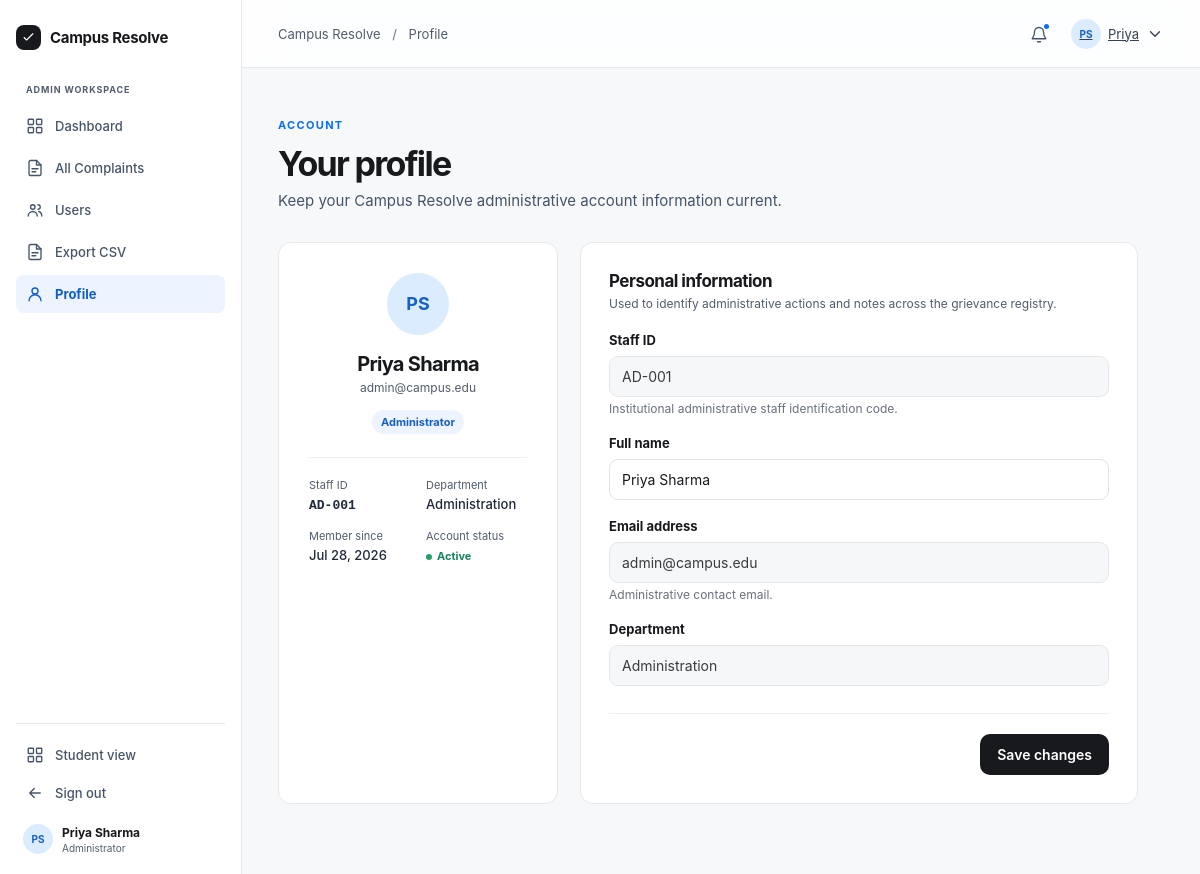
The page /temp_profiles/admin/profile.php (signed in) on the database its author committed.
### tables this page shows
CREATE TABLE `users` (
  `id` INT AUTO_INCREMENT PRIMARY KEY,
  `user_code` VARCHAR(20) NOT NULL UNIQUE,
  `name` VARCHAR(100) NOT NULL,
  `email` VARCHAR(120) NOT NULL UNIQUE,
  `password` VARCHAR(255) NOT NULL,
  `role` ENUM('student', 'admin') NOT NULL DEFAULT 'student',
  `department` VARCHAR(100) DEFAULT NULL,
  `status` ENUM('active', 'inactive') NOT NULL DEFAULT 'active',
  `created_at` DATETIME NOT NULL DEFAULT CURRENT_TIMESTAMP
);

### includes/auth_check_admin.php (called while the page is built, shortened)
<?php
require_once __DIR__ . '/auth.php';
$base = $base ?? '../';

### includes/auth.php (called while the page is built, shortened)
<?php
function current_user(): ?array {
    return $_SESSION['user'] ?? null;
}
function is_logged_in(): bool {
    return isset($_SESSION['user']) && !empty($_SESSION['user']['id']);
}
function is_admin(): bool {
    return is_logged_in() && ($_SESSION['user']['role'] ?? '') === 'admin';
}
function user_initials(?string $name): string {
    $parts = preg_split('/\s+/', trim($name));
    $initials = '';
    foreach ($parts as $p) {
        if ($p !== '') {
            $initials .= mb_strtoupper(mb_substr($p, 0, 1));
        }
        if (mb_strlen($initials) >= 2) break;
    }
    return $initials ?: 'CR';
}

### includes/helpers.php (called while the page is built, shortened)
<?php
function e(?string $str): string {
    return htmlspecialchars((string)$str, ENT_QUOTES, 'UTF-8');
}
function format_date(?string $datetime, bool $includeYear = false): string {
    $timestamp = strtotime($datetime);
    return date($includeYear ? 'M j, Y' : 'M j', $timestamp);
}

### temp_profiles/admin/profile.php (the view, shortened to what this page needs)
<?php
$base = '../';
require_once __DIR__ . '/../config/db_connect.php';
require_once __DIR__ . '/../includes/auth.php';
require_once __DIR__ . '/../includes/helpers.php';
require_once __DIR__ . '/../includes/auth_check_admin.php';
$currentUser = current_user();
$userId = (int)($currentUser['id'] ?? 0);
$stmt = $pdo->prepare("SELECT * FROM `users` WHERE `id` = ? AND `role` = 'admin' LIMIT 1");
$stmt->execute([$userId]);
$active_nav = 'admin-profile';
$crumb_title = 'Profile';
?>
<!doctype html>
<html lang="en">
  <head>
    <link rel="stylesheet" href="<?= $base ?>assets/css/styles.css" />
  </head>
  <body>
    <div class="app-shell">
      <?php require __DIR__ . '/../includes/admin-sidebar.php'; ?>
      <div class="app-body">
        <?php require __DIR__ . '/../includes/header.php'; ?>
        <main id="main-content" class="app-main">
          <section class="page-head">
            <p class="eyebrow">Account</p>
            <h1>Your profile</h1>
            <p>Keep your Campus Resolve administrative account information current.</p>
          </section>
          <section class="profile-layout">
            <div class="panel profile-card">
              <span class="avatar profile-avatar"><?= e($initials) ?></span>
              <h2><?= e($user['name']) ?></h2>
              <p><?= e($user['email']) ?></p>
              <span class="role-chip">Administrator</span>
              <hr />
              <dl>
                <div>
                  <dt>Staff ID</dt>
                  <dd><code><?= e($user['user_code']) ?></code></dd>
                </div>
                <div>
                  <dt>Department</dt>
                  <dd><?= e($user['department'] ?: 'Administration') ?></dd>
                </div>
                <div>
                  <dt>Member since</dt>
                  <dd><?= format_date($user['created_at'], true) ?></dd>
                </div>
                <div>
                  <dt>Account status</dt>
                  <dd><span class="account-active"><?= ucfirst(e($user['status'])) ?></span></dd>
                </div>
              </dl>
            </div>
            <form class="panel profile-form" method="POST" action="profile.php" data-validate novalidate>
              <div class="panel-head">
                <div>
                  <h2>Personal information</h2>
                  <p>Used to identify administrative actions and notes across the grievance registry.</p>
                </div>
              </div>
              <label class="field">
                <span>Staff ID</span>
                <input
                  type="text"
                  value="<?= e($user['user_code']) ?>"
                  readonly
                  disabled
                  style="background: var(--soft, #f5f6f7); cursor: not-allowed; opacity: 0.85;"
                />
                <small class="hint" style="color: var(--muted, #69707b); font-size: 12px; margin-top: 4px;">Institutional administrative staff identification code.</small>
              </label>
              <label class="field">
                <span>Full name</span>
                <input
                  name="name"
                  type="text"
                  value="<?= e($user['name']) ?>"
                  required
                  placeholder="Your full name"
                />
              </label>
              <label class="field">
                <span>Email address</span>
                <input
                  type="email"
                  value="<?= e($user['email']) ?>"
                  readonly
                  disabled
                  style="background: var(--soft, #f5f6f7); cursor: not-allowed; opacity: 0.85;"
                />
                <small class="hint" style="color: var(--muted, #69707b); font-size: 12px; margin-top: 4px;">Administrative contact email.</small>
              </label>
              <label class="field">
                <span>Department</span>
                <input
                  type="text"
                  value="<?= e($user['department'] ?: 'Administration') ?>"
                  readonly
                  disabled
                  style="background: var(--soft, #f5f6f7); cursor: not-allowed; opacity: 0.85;"
                />
              </label>
              <div class="form-actions">
                <button class="button primary" type="submit">
                  Save changes
                </button>
              </div>
            </form>
          </section>
        </main>
      </div>
    </div>
    <?php require __DIR__ . '/../includes/footer.php'; ?>

### includes/admin-sidebar.php (shortened to what this page needs)
<?php
$base = $base ?? './';
$user = current_user();
$name = $user['name'] ?? 'Administrator';
$initials = user_initials($name);
$active_nav = $active_nav ?? '';
?>
<aside class="sidebar">
  <div>
    <a class="brand" href="<?= $base ?>index.php">
      <span class="brand-mark"><svg class="icon" width="15" height="15"><use href="<?= $base ?>icons.svg#i-check" /></svg></span>Campus Resolve
    </a>
    <p class="workspace-label">Admin workspace</p>
    <nav aria-label="Administrator navigation">
      <a class="side-link <?= $active_nav === 'admin-dashboard' ? 'active' : '' ?>" href="<?= $base ?>admin/dashboard.php">
        <svg class="icon"><use href="<?= $base ?>icons.svg#i-dashboard" /></svg>Dashboard
      </a>
      <a class="side-link <?= $active_nav === 'admin-complaints' ? 'active' : '' ?>" href="<?= $base ?>admin/complaints/list.php">
        <svg class="icon"><use href="<?= $base ?>icons.svg#i-doc" /></svg>All Complaints
      </a>
      <a class="side-link <?= $active_nav === 'users' ? 'active' : '' ?>" href="<?= $base ?>admin/users.php">
        <svg class="icon"><use href="<?= $base ?>icons.svg#i-users" /></svg>Users
      </a>
      <a class="side-link <?= $active_nav === 'export' ? 'active' : '' ?>" href="<?= $base ?>admin/complaints/export.php">
        <svg class="icon"><use href="<?= $base ?>icons.svg#i-doc" /></svg>Export CSV
      </a>
      <a class="side-link <?= $active_nav === 'admin-profile' ? 'active' : '' ?>" href="<?= $base ?>admin/profile.php">
        <svg class="icon"><use href="<?= $base ?>icons.svg#i-user" /></svg>Profile
      </a>
    </nav>
  </div>
  <div class="sidebar-bottom">
    <a class="side-link" href="<?= $base ?>student/dashboard.php">
      <svg class="icon"><use href="<?= $base ?>icons.svg#i-dashboard" /></svg>Student view
    </a>
    <a class="side-link" href="<?= $base ?>auth/logout.php">
      <svg class="icon"><use href="<?= $base ?>icons.svg#i-arrow-left" /></svg>Sign out
    </a>
    <div class="sidebar-user">
      <span class="avatar"><?= e($initials) ?></span>
      <div><strong><?= e($name) ?></strong><small>Administrator</small></div>
    </div>
  </div>
</aside>

### includes/header.php (shortened to what this page needs)
<?php
$base = $base ?? './';
$user = current_user();
$name = $user['name'] ?? 'User';
$first_name = explode(' ', trim($name))[0];
$initials = user_initials($name);
$profile_link = is_admin() ? "{$base}admin/profile.php" : "{$base}student/profile.php";
$crumb_title = $crumb_title ?? 'Dashboard';
?>
<header class="app-header">
  <div class="crumb">Campus Resolve <span>/</span> <?= e($crumb_title) ?></div>
  <div class="header-actions">
    <button class="icon-button" data-toast="Notifications are active." aria-label="Notifications">
      <svg class="icon"><use href="<?= $base ?>icons.svg#i-bell" /></svg><i></i>
    </button>
    <a class="user-menu" href="<?= e($profile_link) ?>">
      <span class="avatar"><?= e($initials) ?></span>
      <span><?= e($first_name) ?></span>
      <svg class="icon" width="15" height="15"><use href="<?= $base ?>icons.svg#i-chevron" /></svg>
    </a>
  </div>
</header>

### rows shown on the page
users: name "PS", name "Priya Sharma", name "Priya", email "admin@campus.edu", user_code "AD-001", department "Administration", created_at "Jul 28, 2026", status "Active"

### other values the page prints
$crumb_title "Profile"
